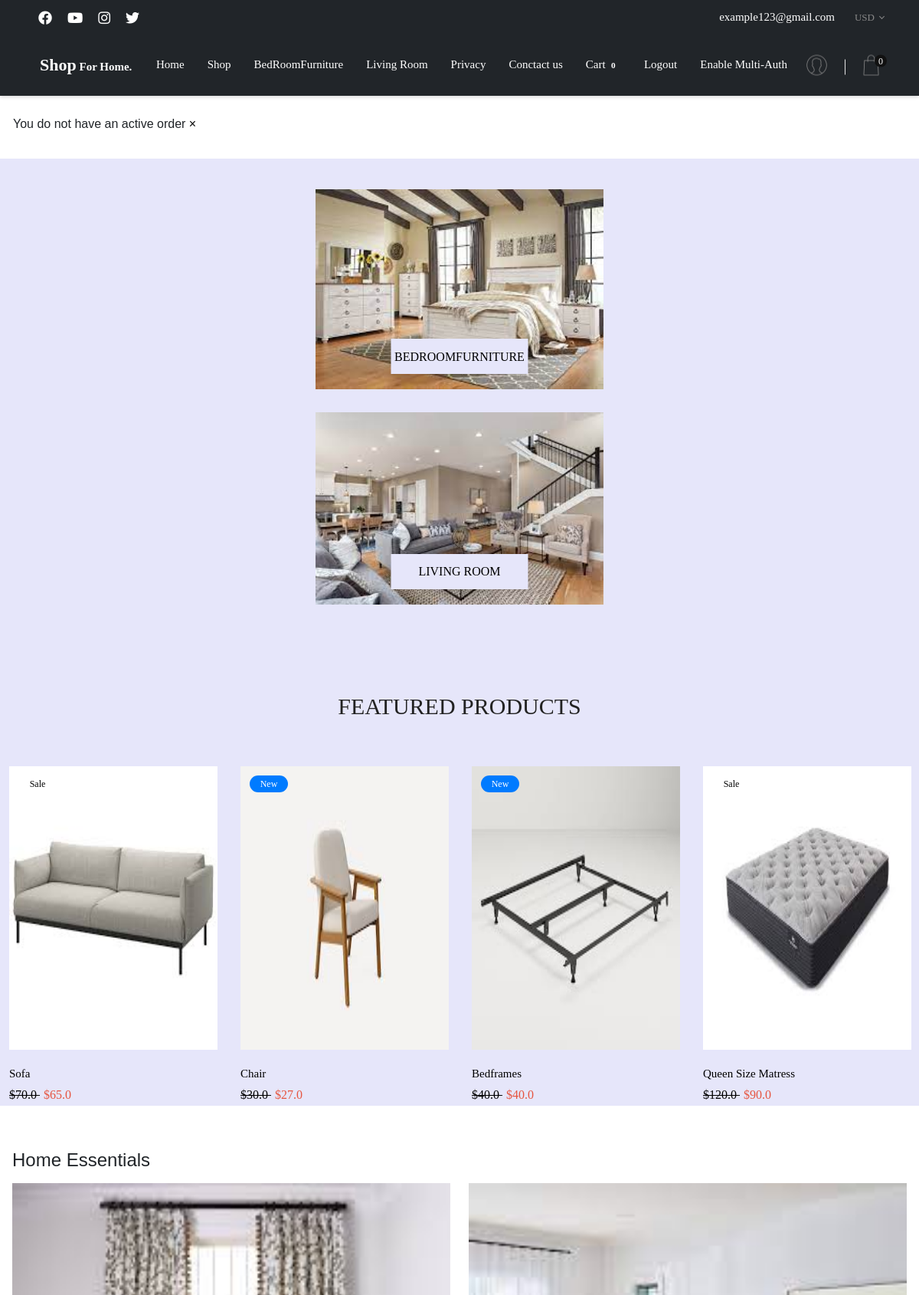
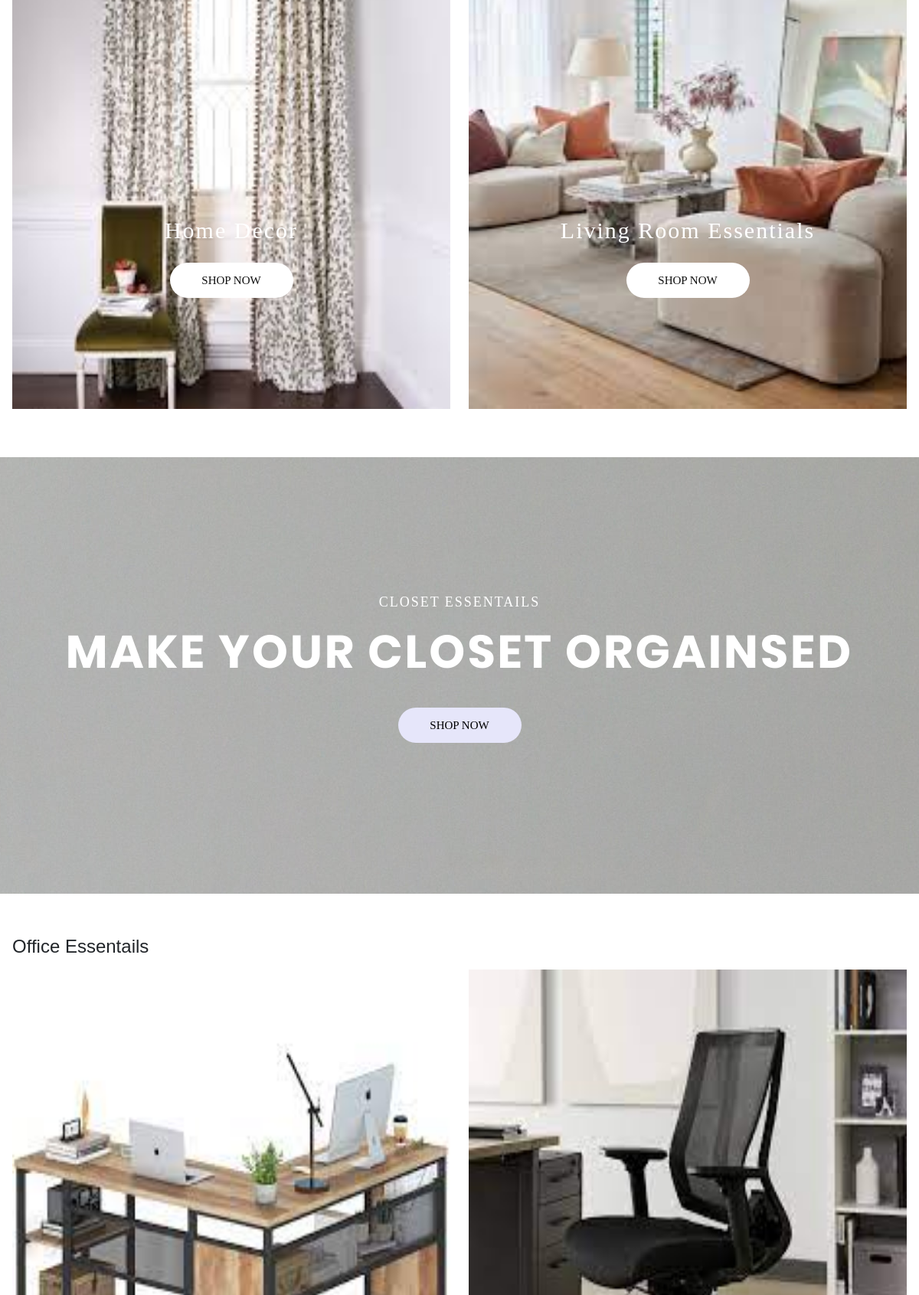
The app's page / (signed in, upper part) with its own data (2 pictures, top to bottom).
### furniturepage/models.py (models this page shows, shortened)
class Category(models.Model):
    title = models.CharField(max_length=100)
    slug = models.SlugField()
    description = models.TextField()
    image = models.ImageField()
    is_active = models.BooleanField(default=True)

class Item(models.Model):
    title = models.CharField(max_length=100)
    price = models.FloatField()
    discount_price = models.FloatField(blank=True, null=True)
    category = models.ForeignKey(Category, on_delete=models.CASCADE)
    label = models.CharField(choices=LABEL_CHOICES, max_length=1)
    slug = models.SlugField()
    stock_no = models.CharField(max_length=10)
    description_short = models.CharField(max_length=50)
    description_long = models.TextField()
    image = models.ImageField()
    is_active = models.BooleanField(default=True)
    def get_absolute_url(self):
        return reverse("furniturepage:product", kwargs={
            'slug': self.slug
        })

### furniturepage/views.py (the view)
# urls.py: path('', HomeView.as_view(), name='home'),
class HomeView(ListView):
    template_name = "index.html"
    context_object_name = 'items'
    def get_queryset(self):
        return Item.objects.filter(is_active=True)
    def get_context_data(self, **kwargs):
        context = super().get_context_data(**kwargs)
        if self.request.user.is_authenticated:
            try:
                order = Order.objects.get(user=self.request.user, ordered=False)
                context['object'] = order
            except ObjectDoesNotExist:
                messages.error(self.request, "You do not have an active order")
        return context

### furniturepage/templatetags/cart_template_tags.py (called while the page is built)
@register.filter
def cart_item_count(user):
    if user.is_authenticated:
        qs = Order.objects.filter(user=user, ordered=False)
        if qs.exists():
            return qs[0].items.count()
    return 0

### furniturepage/templatetags/category_template_tags.py (called while the page is built)
@register.simple_tag
def categories():
    items = Category.objects.filter(is_active=True).order_by('title')
    items_li = ""
    for i in items:
        items_li += """<li><a href="/category/{}">{}</a></li>""".format(i.slug, i.title)
    return mark_safe(items_li)

@register.simple_tag
def categories_mobile():
    items = Category.objects.filter(is_active=True).order_by('title')
    items_li = ""
    for i in items:
        items_li += """<li class="item-menu-mobile"><a href="/category/{}">{}</a></li>""".format(i.slug, i.title)
    return mark_safe(items_li)

### furniturepage/templatetags/slide_template_tags.py (called while the page is built, shortened)
@register.simple_tag
def slides():
    items = Slide.objects.filter(is_active=True).order_by('pk')
    items_div = ""
    return mark_safe(items_div)

### templates/index.html (shortened to what this page needs)
{% extends 'base.html' %}
{% load static %}
{% load category_template_tags %}
{% load slide_template_tags %}
{% block content %}
<section class="banner p-t-40 p-b-40" style="background-color:lavender;">
  <div class="container">
    <div class="row">{% categories_div %}</div>
  </div>
</section>
<section class="newproduct p-t-45 p-b-105">
  <div class="container">
    <div class="sec-title p-b-60">
      <h3 class="m-text5 t-center">Featured Products</h3>
    </div>
    <div class="wrap-slick2">
      <div class="slick2">
        {% for item in object_list %}
        <div class="item-slick2 p-l-15 p-r-15">
          <div class="block2">
            <div
              class="block2-img wrap-pic-w of-hidden pos-relative block2-label{{item.get_label_display}}"
            >
              <a href="{{item.get_absolute_url}}">
                <img
                  src="{{ item.image.url }}"
                  alt="IMG-PRODUCT"
                  style="height: 370px; width: 100%"
              /></a>
            </div>
            <div class="block2-txt p-t-20">
              <a
                href="{{item.get_absolute_url}}"
                class="block2-name dis-block s-text3 p-b-5"
                style="color: black"
              >
                {{ item.title }}
              </a>
              {% if item.discount_price %}
              <span class="block2-oldprice m-text7 p-r-5" style="color: black">
                ${{ item.price }}
              </span>
              <span class="block2-newprice m-text8 p-r-5">
                ${{ item.discount_price }}
              </span>
              {% else %}
              <span class="block2-price m-text6 p-r-5" style="color: black">
                ${{ item.price }}
              </span>
              {% endif %}
            </div>
          </div>
        </div>
        {% endfor %}
      </div>
    </div>
  </div>
</section>
<section class="banner2 bg5 p-t-55 p-b-55">
  <h4 style="font-weight: 500">Home Essentials</h4>
  <div class="">
    <div class="row">
      <div class="col-sm-10 col-md-3 col-lg-6 m-l-r-auto p-t-15 p-b-15">
        <div class="pos-relative">
          <img
            src="{% static 'images/curtains.jpeg' %}"
            alt="IMG-BANNER"
            class="ban_img"
          />
          <div class="ab-t-l sizefull flex-col-c-m p-l-15 p-r-15">
            <br /><br /><br /><br /><br />
            <br /><br /><br /><br /><br />
            <span class="m-text9 p-t-45 fs-20-sm"> Home Decor </span>
            <br />
            <div
              class="wrap-btn-slide1 w-size1 animated"
              data-appear="slideInUp"
            >
              <a
                href="/shop/"
                class="flex-c-m size2 bo-rad-23 s-text2 bgwhite trans-0-4"
              >
                Shop Now
              </a>
            </div>
          </div>
        </div>
      </div>
      <div class="col-sm-10 col-md-8 col-lg-6 m-l-r-auto p-t-15 p-b-15">
        <div class="pos-relative">
          <img
            src="{% static 'images/essen2.jpeg' %}"
            alt="IMG-BANNER"
            class="ban_img"
          />
          <div class="ab-t-l sizefull flex-col-c-m p-l-15 p-r-15">
            <br /><br /><br /><br /><br />
            <br /><br /><br /><br /><br />
            <span class="m-text9 p-t-45 fs-20-sm">Living Room Essentials </span>
            <br />
            <div
              class="wrap-btn-slide1 w-size1 animated"
              data-appear="slideInUp"
            >
              <a
                href="/shop/"
                class="flex-c-m size2 bo-rad-23 s-text2 bgwhite trans-0-4"
              >
                Shop Now
              </a>
            </div>
          </div>
        </div>
      </div>
    </div>
  </div>
</section>
<br /><br />
<section class="slide1">
  <div class="wrap-slick2">
    <div class="slick1">
      <div
        class="item-slick1 item2-slick1"
        style="
        background: url('{{ STATIC_URL }}/static/images/clothes-hangers.jpg') no-repeat;
        "
      >
        <div
          class="wrap-content-slide1 sizefull flex-col-c-m p-l-15 p-r-15 p-t-150 p-b-170"
        >
          <span
            class="caption1-slide1 m-text1 t-center m-b-15"
            data-appear="rollIn"
          >
            CLOSET ESSENTAILS
          </span>
          <h2
            class="caption2-slide1 xl-text1 t-center m-b-37"
            data-appear="lightSpeedIn"
          >
            MAKE YOUR CLOSET ORGAINSED
          </h2>
          <div class="wrap-btn-slide1 w-size1" data-appear="slideInUp">
            <a
              href="/shop/"
              class="flex-c-m size2 bo-rad-23 s-text2 bgwhite hov1 trans-0-4"
            >
              Shop Now
            </a>
          </div>
        </div>
      </div>
    </div>
  </div>
</section>
<section class="banner2 bg5 p-t-55 p-b-55">
  <h4 style="font-weight: 500">Office Essentails</h4>
  <div class="">
    <div class="row">
      <div class="col-sm-10 col-md-8 col-lg-6 m-l-r-auto p-t-15 p-b-15">
        <div class="pos-relative">
          <img
            src="{% static 'images/desk.jpeg' %}"
            alt="IMG-BANNER"
            class="ban_img"
          />
          <div class="ab-t-l sizefull flex-col-c-m p-l-15 p-r-15">
            <br /><br /><br /><br /><br />
            <br /><br /><br /><br /><br />
            <span class="m-text9 p-t-45 fs-20-sm" style="color: black;"> Modren Desks </span>
            <br />
          </div>
        </div>
      </div>
      <div class="col-sm-10 col-md-8 col-lg-6 m-l-r-auto p-t-15 p-b-15">
        <div class="pos-relative">
          <img
            src="{% static 'images/offchair.jpeg' %}"
            alt="IMG-BANNER"
            class="ban_img"
          />
          <div class="ab-t-l sizefull flex-col-c-m p-l-15 p-r-15">
            <br /><br /><br /><br /><br />
            <br /><br /><br /><br /><br />
            <span class="m-text9 p-t-45 fs-20-sm" style="color: white">
            </span>
            <br />
          </div>
        </div>
      </div>
    </div>
  </div>
</section>
{% endblock content %}

### templates/nav.html (shortened to what this page needs)
{% load static %} {% load cart_template_tags %} {% load category_template_tags %}
<header class="header1">
  <div class="container-menu-header">
    <div class="topbar navbar-dark bg-dark">
      <div class="topbar-social">
        <a href="#" class="topbar-social-item fab fa-facebook"></a>
        <a href="#" class="topbar-social-item fab fa-youtube"></a>
		<a href="#" class="topbar-social-item fab fa-instagram"></a>
        <a href="#" class="topbar-social-item fab fa-twitter"></a>
      </div>
      <div class="topbar-child2">
        <span class="topbar-email">
          <a href="#"> example123@gmail.com </a>
        </span>
        <div class="topbar-language rs1-select2">
        </div>
      </div>
    </div>
    <div class="wrap_header bg-dark">
      <a href="/" class="logo">
        <p style="color:white; font-family: 'georgia'; font-weight: bold; text-align: center;"><b style="font-size: 22px;">Shop</b> For Home.</p>
      </a>
      <div class="wrap_menu">
        <nav class="menu">
          <ul class="main_menu">
            <li>
              <a href="/">Home</a>
            </li>
            <li>
              <a href="/shop/">Shop</a>
            </li>
            {% categories %}
             <li>
              <a href="/privacy/">Privacy</a>
            </li>
            <li>
              <a href="/contact/">Conctact us</a>
            </li>
            {% if request.user.is_authenticated %}
            <li>
              <a href="{% url 'furniturepage:order-summary' %}"
                >Cart<span class="badge badge-dark"
                  >{{ request.user|cart_item_count }}</span
                ></a
              >
            </li>
            <li>
              <a href="{% url 'account_logout' %}">Logout</a>
            </li>
            <li>
              <a href="/auth/two-factor-settings/">Enable Multi-Auth</a>
            </li>
            {% endif %}
          </ul>
        </nav>
      </div>
      <div class="header-icons">
        <a href="#" class="header-wrapicon1 dis-block">
          <img
            src="{% static 'images/icons/icon-header-01.png' %}"
            class="header-icon1"
            alt="ICON"
          />
        </a>
        {% if request.user.is_authenticated %}
        <div class="header-wrapicon2">
          <img
            src="{% static 'images/icons/icon-header-02.png' %}"
            class="header-icon1 js-show-header-dropdown"
            alt="ICON"
          />
          <span class="header-icons-noti">{{ request.user|cart_item_count }}</span>
        </div>
        {% endif %}
      </div>
    </div>
  </div>
</header>

### templates/nav.html (style rules this page uses)
.topbar, .wrap_header { color: white !important; }
.topbar a, .topbar-child1, .topbar-language { color: white; font:20px; }
nav ul li a { color: white !important; font:18px; text-decoration:none; }

### templates/index.html (style rules this page uses)
.block2-labelpromotion::before, .block2-labelsale::before, .block2-labelnew::before { z-index: 100; font-family: Montserrat-Regular; font-size: 12px; color: white; display: -webkit-box; display: -webkit-flex; display: -moz-box; display: -ms-flexbox; display: flex; justify-content: center; align-items: center; width: 50px; height: 22px; border-radius: 11px; position: absolute; top: 12px; left: 12px; }
.block2-labelsale::before { background-color: white; color: #000; content: "Sale"; }
.block2-labelnew::before { background-color: #007bff; content: "New"; }
.hov1 { background-color: lavender !important; color: black !important; }
.newproduct { margin-bottom: 2px; padding-bottom: 2px; background-color : lavender; }
.banner2 { background-color: #fff; margin-right: 1rem; margin-left: 1rem; margin-bottom: 0 !important; padding-bottom: 0 !important; }
.ban_img { height: 680px; width: 100%; }

### records on screen
Category: slug+title "BedRoomFurniture Living Room", image+slug+title (picture), image+slug+title "BEDROOMFURNITURE LIVING ROOM"
Item: image (picture), title "Sofa", price "70.0", discount_price "65.0"
Item: image (picture), title "Chair", price "30.0", discount_price "27.0"
Item: image (picture), title "Bedframes", price "40.0", discount_price "40.0"
Item: image (picture), title "Queen Size Matress", price "120.0", discount_price "90.0"

### other values on screen
{{ request.user|cart_item_count }} "0"
{{ message }} "You do not have an active order"
